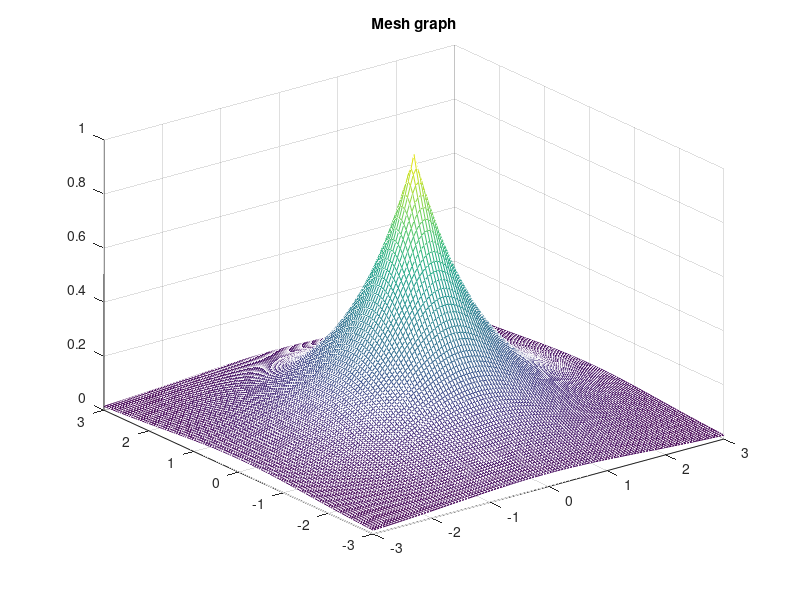

The MATLAB source for this figure:
x=[-3:0.05:3];
y=[-3:0.05:3];

[X Y] = meshgrid(x,y);
f = exp(-sqrt(X.^2+Y.^2));
mesh(X,Y,f);
title('Mesh graph');
grid on;